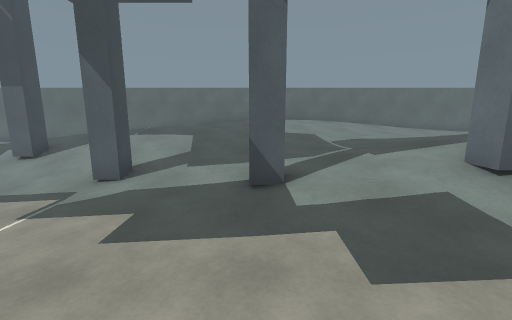
[1] (above)

16 first-person views from a walk through a Unity game level. The camera is 1.5 m above the floor, tilts 10° down and sees 90° across. The floor is counted in squares, 1 m on a side. Each view is taken from the middle of a square. On the plan, view 1 faces up. The plan holds only what a view shows up to about 13 squares ahead; the rest is blank.

[2]
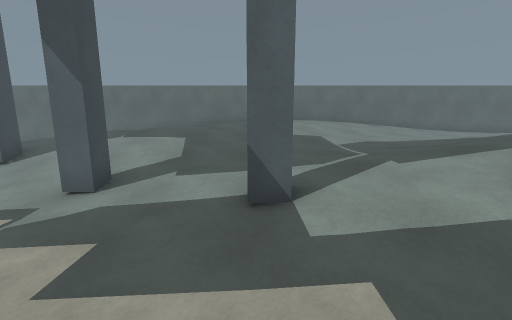

[3]
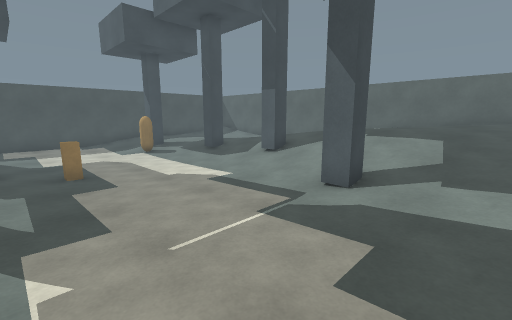

[4]
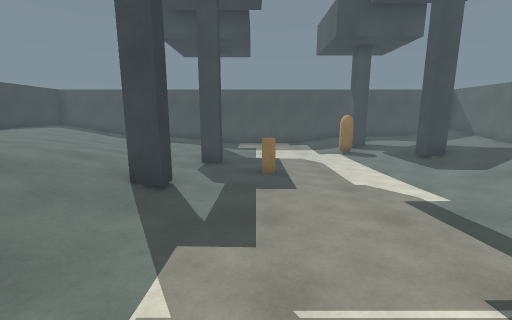

[5]
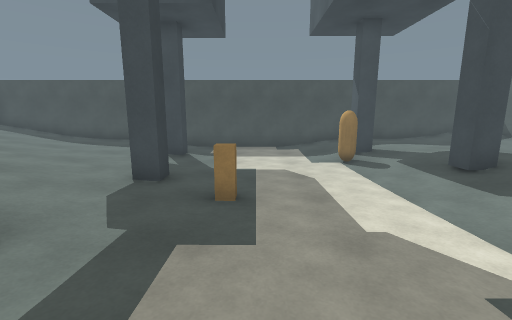

[6]
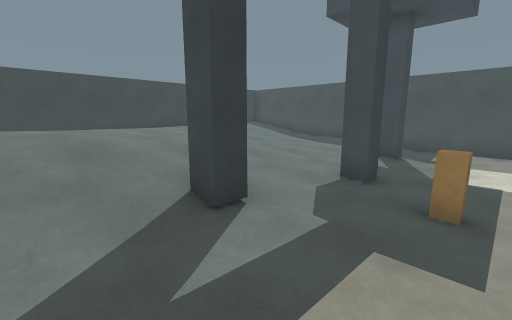

[7]
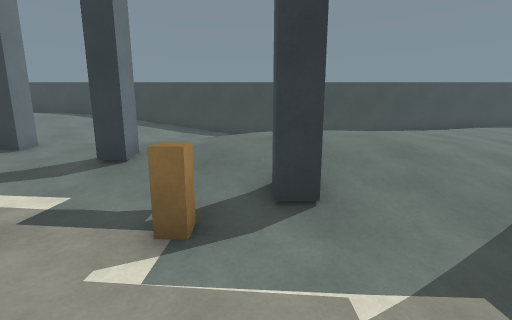

[8]
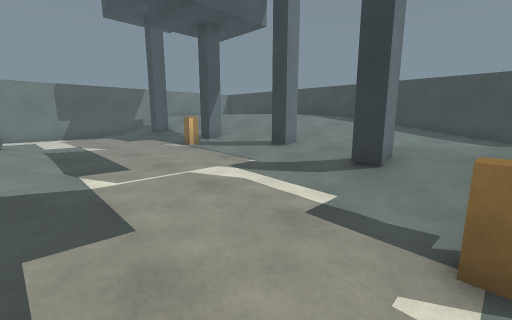

[9]
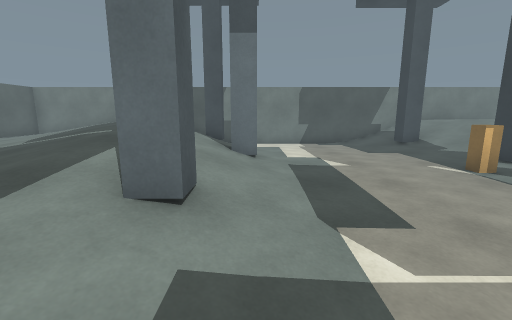

[10]
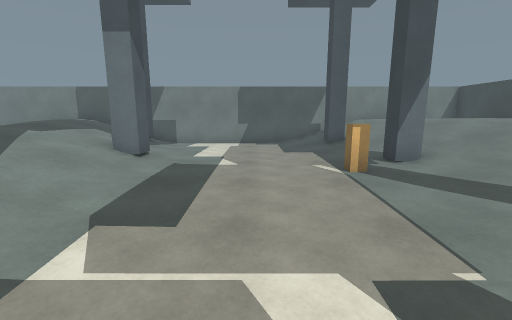

[11]
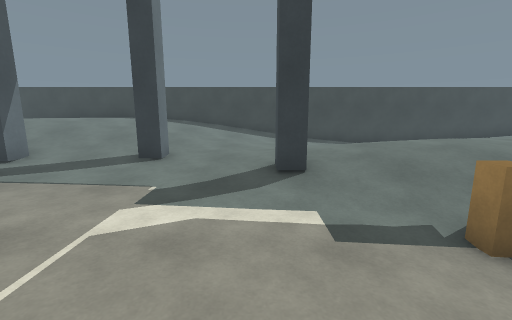

[12]
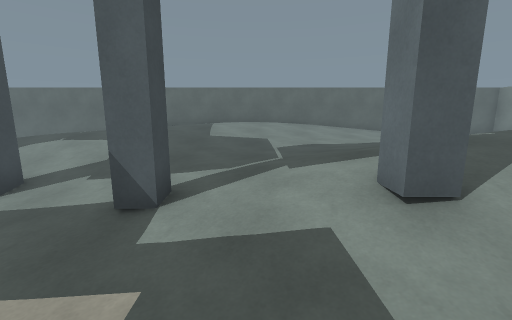

[13]
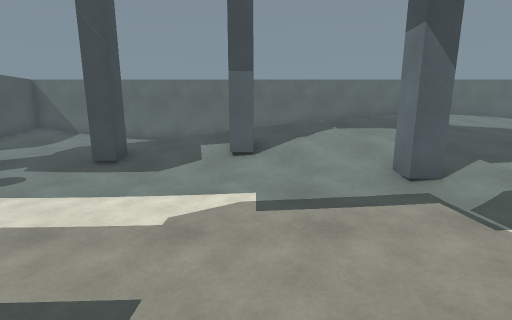

[14]
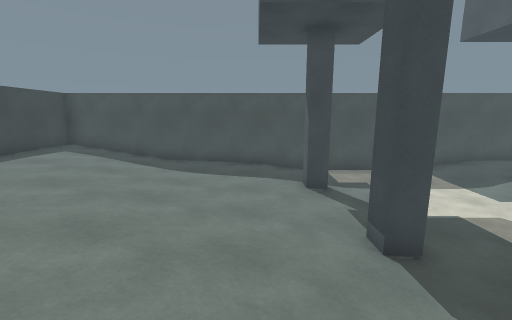

[15]
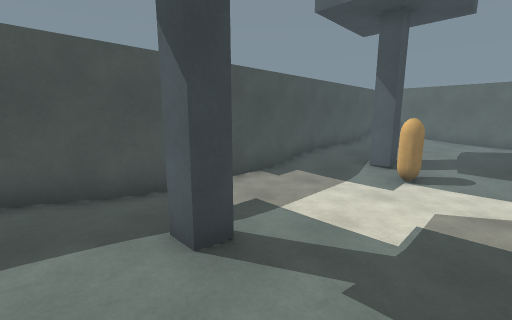

[16]
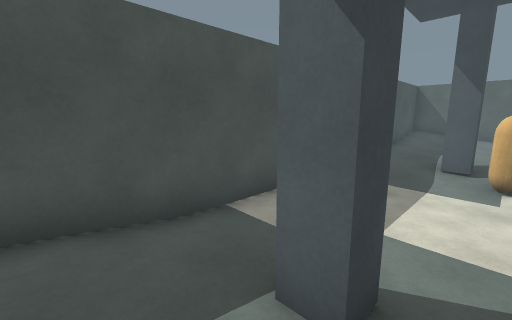

### Floor plan
Key: @ floor where view 1 was taken; # wall or solid block; . main floor; : floor 0.25 m higher than the main floor; - floor 0.25 m lower than the main floor; + floor 0.5 m higher than the main floor; _ floor 0.5 m lower than the main floor; * floor 0.75 m higher than the main floor; < floor 0.75 m lower than the main floor; % floor 1 m higher than the main floor; & floor 1.25 m higher than the main floor; / step, stairs or slope; = window, fence, low wall or low ledge; O other object.
Columns run from 18 left of view 1 to 14 right of it. Each row starts with its distance up from view 1.
 14 #################################
 13 #//----         *%%%%***+++++++ #
 12 #.----         ****/////++++++/ #
 11 #-----     ++*****////+++++++/  #
 10 #-----...:/++***////+:::+++///  #
  9 #------////////////::::+++////  #
  8 #---///#///#//////::::++////%   #
  7 #-/#_/_____///////.::+///%%%&&//#
  6 #/__O<<<<<<___#/-../////%%%%/// #
  5 #_<<<<<<<<<_____--#////**//// # #
  4 #<<<<<<<<<<_____---///#////////.#
  3 #<<<<<<<<<<_____----./////#/....#
  2 #<<<<<<<#<______-----...........#
  1 #<<<____________-----...........#
  0 #__#_____/////--#-@--...........#
 -1 #______-/////////----...........#
 -2 #-----////////////..-....#...../#
 -3 #----///////+*+///#/.........///#
 -4 #----////+++****+/::......#/////#
 -5 #--////:+++++  /+::::://////////#
 -6 #/////+++++       :::::///////%%#
 -7 #///:++++         ::://////%&&& #
 -8 #//++++         ..:://///%&&&   #
 -9 #+++++         ..::////%%&&     #
-10 #########################===#####

Positions as (right, up) in squares from view 1, and headings:
1: (0, 0), facing up
2: (0, 1), facing up
3: (-1, 1), facing up-left
4: (-2, 2), facing left
5: (-5, 3), facing left
6: (-5, 3), facing down-left
7: (-3, 3), facing down
8: (-2, 3), facing down-right
9: (1, 3), facing right
10: (1, 0), facing right
11: (1, 3), facing down
12: (2, 1), facing up
13: (-7, 1), facing up
14: (-7, -2), facing left
15: (-12, -2), facing up-left
16: (-14, -2), facing up-left
